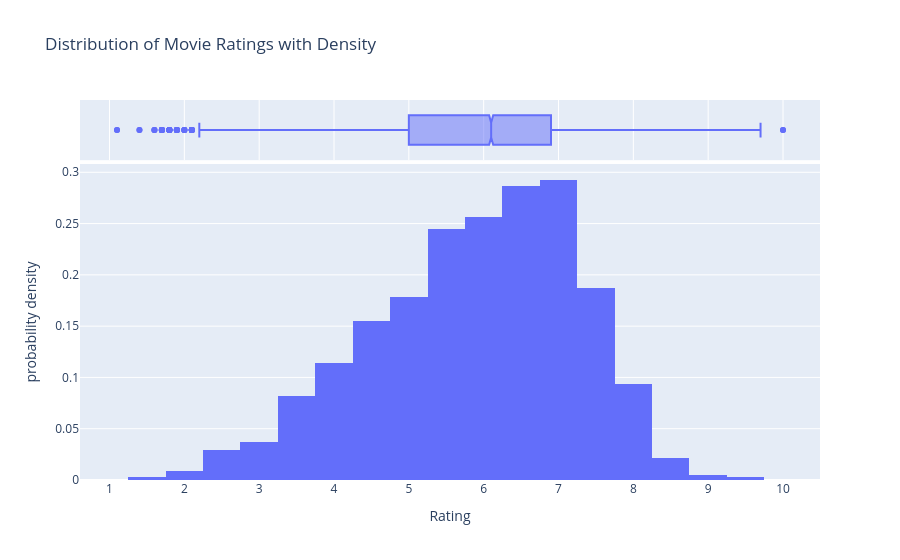

The code cell stored with this chart in its notebook:
### Code cell
fig = px.histogram(
    df_data, 
    x='Rating', 
    nbins=20, 
    histnorm='probability density', 
    marginal='box',
    title='Distribution of Movie Ratings with Density'
)


fig.show()

### Figure 1 — Plotly figure (JSON) as saved in the notebook; plotly's stock layout.template omitted (floating-point values rounded to 4 significant figures; data arrays with more than 128 entries replaced by an {"elided": "..."} marker saying what was removed)
{"data": [{"alignmentgroup": "True", "bingroup": "x", "histnorm": "probability density", "hovertemplate": "Rating=%{x}<br>probability density=%{y}<extra></extra>", "legendgroup": "", "marker": {"color": "#636efa", "pattern": {"shape": ""}}, "name": "", "nbinsx": 20, "offsetgroup": "", "orientation": "v", "showlegend": false, "type": "histogram", "x": {"elided": "11979 float values"}, "xaxis": "x", "yaxis": "y"}, {"alignmentgroup": "True", "hovertemplate": "Rating=%{x}<extra></extra>", "legendgroup": "", "marker": {"color": "#636efa"}, "name": "", "notched": true, "offsetgroup": "", "showlegend": false, "type": "box", "x": {"elided": "11979 float values"}, "xaxis": "x2", "yaxis": "y2"}], "layout": {"barmode": "relative", "legend": {"tracegroupgap": 0}, "title": {"text": "Distribution of Movie Ratings with Density"}, "xaxis": {"anchor": "y", "domain": [0, 1], "title": {"text": "Rating"}}, "xaxis2": {"anchor": "y2", "domain": [0, 1], "matches": "x", "showgrid": true, "showticklabels": false}, "yaxis": {"anchor": "x", "domain": [0, 0.8316], "title": {"text": "probability density"}}, "yaxis2": {"anchor": "x2", "domain": [0.8416, 1], "matches": "y2", "showgrid": false, "showline": false, "showticklabels": false, "ticks": ""}}}
